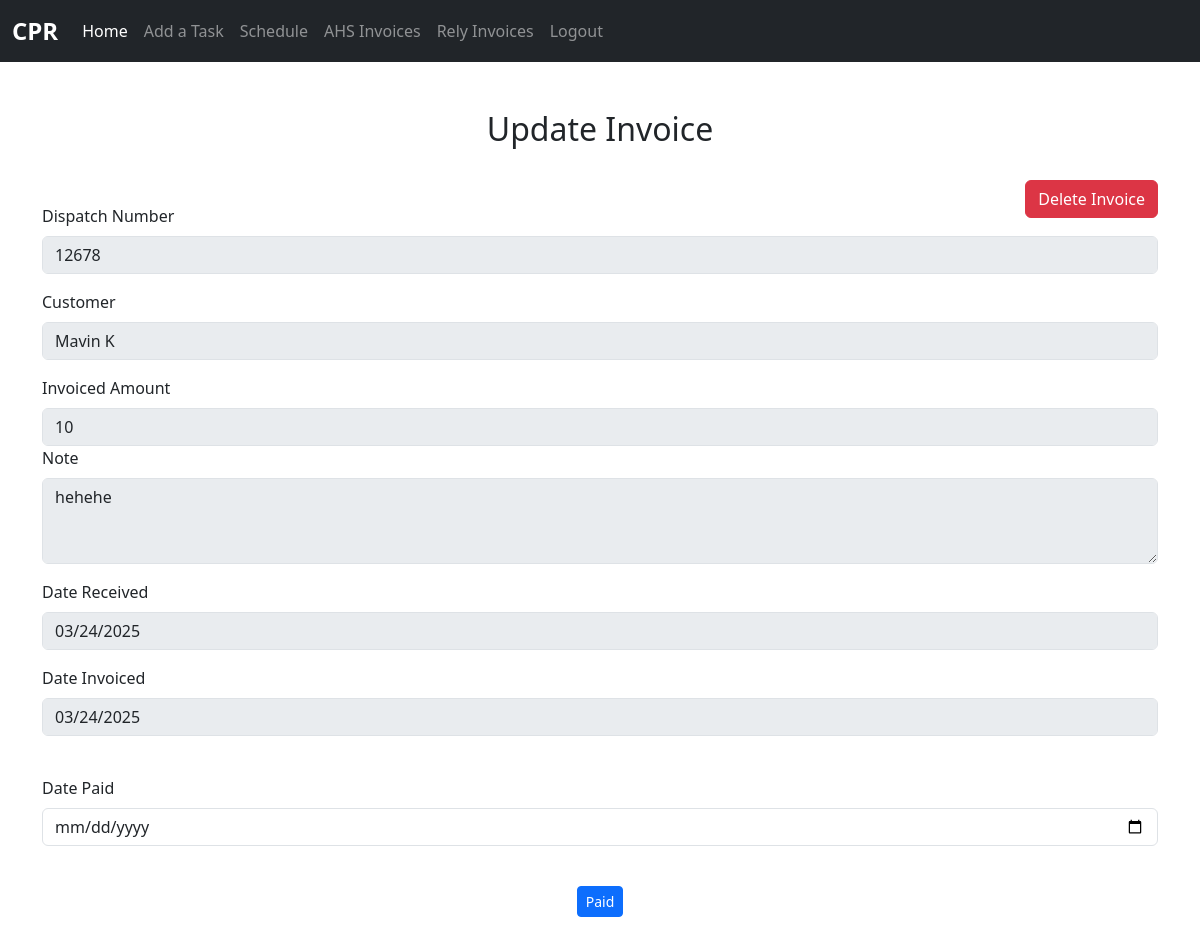
/rely/update_processed_paid/68 (signed in), run on the app's committed database.
### rely_invoice/models.py (models this page shows, shortened)
class RelyProcessed(models.Model):
    dispatch_number = models.CharField(max_length=50, blank=True, null=True)
    status = models.ForeignKey('Status', null=True, blank=True, on_delete=models.SET_NULL)
    customer = models.CharField(max_length=50, blank=True, null=True)
    date_received = models.DateField(default=timezone.now)
    date_invoiced = models.DateField(default=timezone.now)
    note = models.TextField(blank=False, null=False)
    amount = models.DecimalField(max_digits=20, decimal_places=2, blank=True, null=True)
    date_paid = models.DateField(default=timezone.now)
    class Meta:
        verbose_name_plural = "RelyProcessed"

### rely_invoice/views.py (the view, shortened to what this page needs)
# urls.py: path('update_processed_paid/<int:pk>', views.update_processed_paid, name="update_processed_paid"),
@login_required(login_url='login')
def update_processed_paid(request, pk):
    get_invoice = RelyProcessed.objects.get(id=pk)
    inv_id = get_invoice.id
    get_status = Status.objects.get(name="Paid")
    print(f"Before Update:- {get_invoice.date_paid}", flush=True)
    context = {
        "customer":get_invoice.customer,
        "dispatch_no":get_invoice.dispatch_number,
        "inv_amount":get_invoice.amount,
        'date_invoiced':get_invoice.date_invoiced,
        'date_received':get_invoice.date_received,
        'note':get_invoice.note,
        "inv_id":inv_id,
    }
    print(get_invoice.date_invoiced, flush=True)
    return render(request, 'update_paid_invoice.html', context)

### rely_invoice/templates/update_paid_invoice.html (shortened to what this page needs)
{% extends 'base.html' %}
{% block content %}
	<h2 style="text-align: center;">Update Invoice</h2></br>
	<div class="container">
		<a style="display: block; float: right;" class="btn btn-danger" href="{% url 'delete_r_invoice' inv_id %}">Delete Invoice</a></br>
		<form method="POST" validate>
		  <div class="form-group">
		    <label for="exampleInputEmail1">Dispatch Number</label>
		    <input name="dispatch_no" type="number" class="form-control" value="{{dispatch_no}}" id="exampleInputEmail1" aria-describedby="emailHelp" readonly>
		  </div>
		  <div class="form-group">
		    <label for="exampleInputEmail1">Customer</label>
		    <input name="name" value="{{customer}}" type="text" class="form-control form-control" id="exampleInputEmail1" aria-describedby="emailHelp" readonly>
		  </div>
		  <div>
		  <label for="exampleInputEmail1">Invoiced Amount</label>
		    <input name="invoiced_amount" value="{{inv_amount|floatformat:0}}" type="text" class="form-control form-control" id="exampleInputEmail1" aria-describedby="emailHelp" readonly>
		  </div>
		  <div class="form-group">
		    <label for="exampleFormControlTextarea1">Note</label>
		    <textarea name="note" readonly class="form-control" id="exampleFormControlTextarea1" rows="3">{{note}}</textarea>
		  </div>
		  <div class="form-group">
		  <label for="exampleInputEmail1">Date Received</label>
		    <input name="date_received" value="{{date_received|date:'Y-m-d'}}" type="date" class="form-control" id="exampleInputEmail1" aria-describedby="emailHelp" readonly>
		  </div>
		  <div class="form-group">
		  <label for="exampleInputEmail1">Date Invoiced</label>
		    <input name="date_added" value="{{date_invoiced|date:'Y-m-d'}}" type="date" class="form-control" id="exampleInputEmail1" aria-describedby="emailHelp" readonly>
		  </div></br>
		  <div class="form-group">
		  <label for="exampleInputEmail1">Date Paid</label>
		    <input name="date_paid" type="date" class="form-control" id="exampleInputEmail1" aria-describedby="emailHelp" required>
		  </div></br>
		  <center>
		  	<button type="submit" class="btn btn-primary btn-sm">Paid</button>
		  </center>
		</form>
	</div>
{% endblock %}

### data on the page
RelyProcessed: dispatch_no "12678", name "Mavin K", invoiced_amount "10", note "hehehe", date_received "03/24/2025", date_added "03/24/2025"
